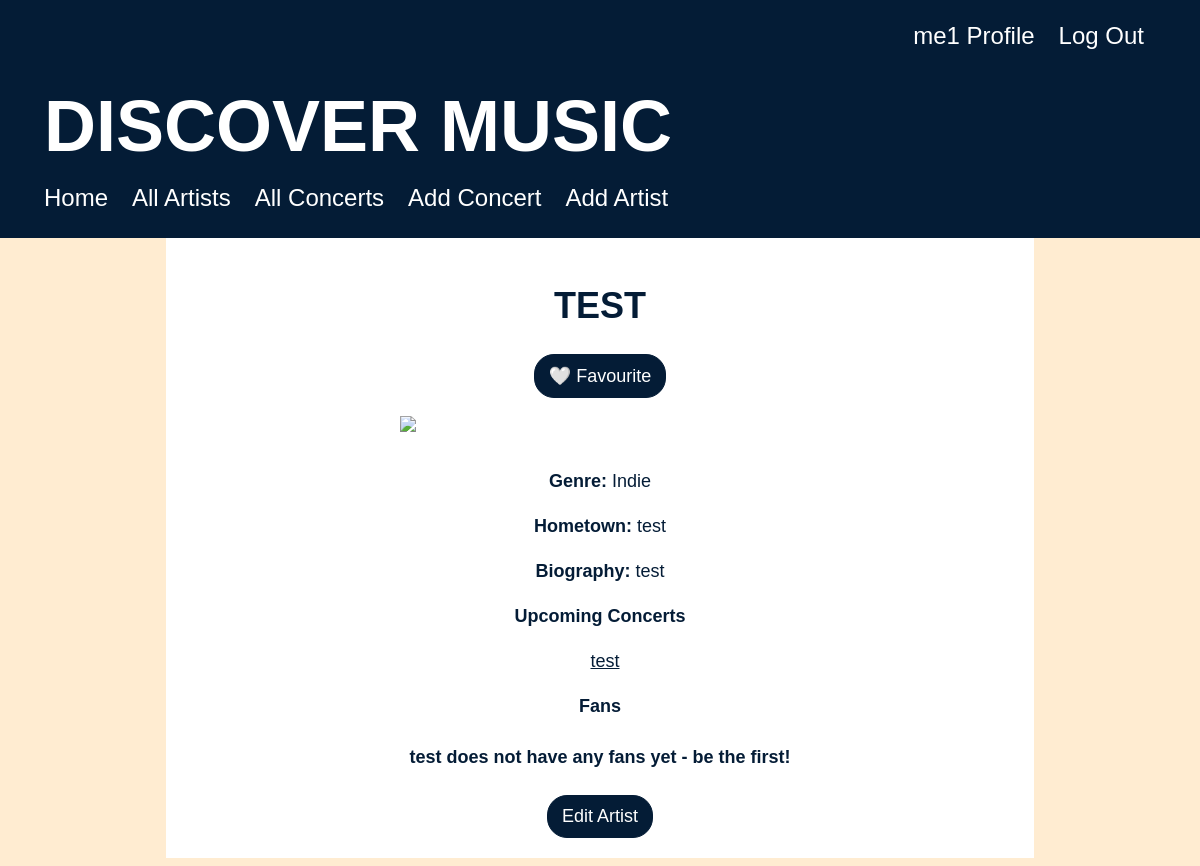
/artist/3 (signed in), run on the app's committed database.
### concert_app/models.py (models this page shows, shortened)
class User(UserMixin, db.Model):
    id = db.Column(db.Integer, primary_key=True)
    username = db.Column(db.String(80), nullable=False, unique=True)
    password = db.Column(db.String(80), nullable=False)
    attending = db.relationship(
        'Concert', secondary='user_concert', back_populates='guests_attending')
    favourites = db.relationship(
        'Artist', secondary='user_artist', back_populates='fans')

class Artist(db.Model):
    id = db.Column(db.Integer, primary_key=True)
    name = db.Column(db.String(80), nullable=False)
    hometown = db.Column(db.String(80), nullable=False)
    image = db.Column(URLType)
    genre = db.Column(db.String(80), nullable=False)
    biography = db.Column(db.String(250), nullable=False)
    upcoming_concerts = db.relationship('Concert', back_populates='artist_playing')
    fans = db.relationship(
        'User', secondary='user_artist', back_populates='favourites')

class Concert(db.Model):
    id = db.Column(db.Integer, primary_key=True)
    image = db.Column(URLType)
    name = db.Column(db.String(80), nullable=False)
    price = db.Column(db.Float(precision=2), nullable=False)
    venue = db.Column(db.String(80), nullable=False)
    address = db.Column(db.String(80), nullable=False)
    date = db.Column(db.Date)
    artist_id = db.Column(
        db.Integer, db.ForeignKey('artist.id'), nullable=False)
    artist_playing = db.relationship('Artist', back_populates='upcoming_concerts')
    guests_attending = db.relationship(
        'User', secondary='user_concert', back_populates='attending')

### concert_app/main/routes.py (the view)
@main.route('/artist/<artist_id>', methods=['GET', 'POST'])
def artist_detail(artist_id):
    artist = Artist.query.get(artist_id)
    return render_template('artist_detail.html', artist=artist)

### concert_app/extensions.py (called while the page is built)
@login_manager.user_loader
def load_user(user_id):
    return User.query.get(user_id)

### concert_app/templates/artist_detail.html
{% extends 'base.html' %}
{% block content %}
<h2>{{ artist.name }}</h2>
<div class="details">
    {% if current_user.is_authenticated %}
    {% if artist not in current_user.favourites %}
    <form action="/favourite/{{ artist.id }}" method="POST">
        <input type="submit" value="🤍 Favourite">
    </form>
    {% else %}
    <form action="/unfavourite/{{ artist.id }}" method="POST">
        <input type="submit" value="Unfavourite">
    </form>
    {% endif %}
    {% endif %}
    <p><img src="{{ artist.image }}" width="400px"></p>
    <p><strong>Genre:</strong> {{ artist.genre }}</p>
    <p><strong>Hometown:</strong> {{ artist.hometown }}</p>
    <p><strong>Biography:</strong> {{ artist.biography }}</p>
<p><strong>Upcoming Concerts</p>
{% if artist.upcoming_concerts %}
<ul>
    {% for concert in artist.upcoming_concerts %}
    <li><a href="/concert/{{ concert.id }}">{{ concert.name }}</a></li>
    {% endfor %}
</ul>
{% else %}
<h4>{{ artist.name }} is not playing any upcoming concerts! </h4>
{% endif%}
<p><strong>Fans</p>
{% if artist.fans %}
<ul>
    {% for fan in artist.fans %}
    <li><a href="/profile/{{ fan.id }}">{{ fan.username }}</a></li>
    {% endfor %}
</ul>
{% else %}
<h4>{{ artist.name }} does not have any fans yet - be the first! </h4>
{% endif%}
{% if current_user.is_authenticated %}
<form action="/artist/{{ artist.id }}/edit" method="post">
    <input type="submit" value="Edit Artist" class="detail-button">
</form>
{% endif%}
</div>
{% endblock %}

### concert_app/templates/base.html (shortened to what this page needs)
<!DOCTYPE html>
<html>
<head>
    <link rel="stylesheet" href="/static/style.css">
</head>
<body>
    <div class="header">
        <nav class="nav-profile">
            {% if current_user.is_authenticated %}
            <a href="/profile/{{current_user.username}}">{{ current_user.username }} Profile</a>
            <a href="/logout">Log Out</a>
            {% else %}
            <a href="/signup">Sign Up</a>
            <a href="/login">Log In</a>
            {% endif %}
        </nav>
        <a href="/">
            <h1>Discover Music</h1>
        </a>
        <nav class="nav-tabs">
            <a href="/">Home</a>
            <a href="/artist">All Artists</a>
            <a href="/concert">All Concerts</a>
            {% if current_user.is_authenticated %}
            <a href="/new_concert">Add Concert</a>
            <a href="/new_artist">Add Artist</a>
            {% endif %}
        </nav>
    </div>
    <div id="content">
        {% block content %}{% endblock %}
    </div>
</body>
</html>

### concert_app/static/style.css (style rules this page uses)
body { background-color: #FFECD1; font-size: 18px; font-family: Helvetica, sans-serif; line-height: 1.5; font-weight: 100; display: flex; flex-direction: column; align-items: center; }
#content { width: 70%; background-color: white; padding: 20px; color: #041c36; }
.header { width: 100%; height: 200px; padding: 20px; margin: 0; margin-top: -10px; background-color: #041c36; color: white }
h1 { color: white; text-align: left; font-family: helvetica, sans-serif; font-size: 4em; text-transform: uppercase; margin-top: 0.25em; margin-left: 0.5em; margin-bottom: 0; }
h2 { text-align: center; font-size: 2em; font-family: Helvetica, sans-serif; color: #041c36; text-transform: uppercase; line-height: 1; }
input[type=submit] { background: #041c36; color: white; border-width: 1px; border-style: solid; border-color: #041c36; border-radius: 20px; padding: 10px 14px; font-size: 18px; }
img { display: block; margin: auto; max-width: 100%; padding: 0 0 1em 0; }
.header a { color: white; text-decoration: none; }
.nav-tabs { display: flex; justify-content: left; margin-left: 1.5em; font-size: 24px; gap: 24px; }
.nav-profile { display: flex; justify-content: right; margin-right: 2em; font-size: 24px; gap: 24px; }
.details a { color: #041c36; text-decoration: underline; font-weight: 100; }
.details { text-align: center; }
.details li { list-style: none; padding-left: 0; margin-left: -30px; }

### data on the page
User: username "me1"
Artist: name "TEST", genre "Indie", hometown "test", biography "test", name "test"
Concert: name "test"
